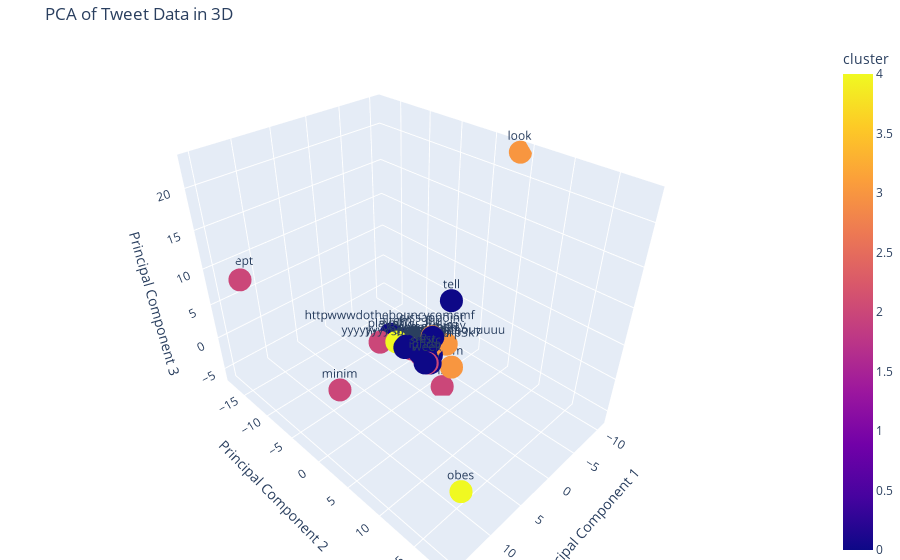

Notebook source saved alongside this figure:
### Code cell
import pandas as pd
import numpy as np
from sklearn.decomposition import PCA
from sklearn.feature_extraction.text import TfidfVectorizer
from sklearn.preprocessing import StandardScaler
from sklearn.metrics.pairwise import cosine_distances
from sklearn_extra.cluster import KMedoids
from sklearn.neighbors import LocalOutlierFactor
import nltk
from nltk.corpus import stopwords
from nltk.stem import PorterStemmer
import string
import plotly.express as px

# Descargar stopwords
nltk.download('stopwords')

# Inicializar el stemmer
stemmer = PorterStemmer()

# Función de preprocesamiento del texto
def preprocess_text(text):
    stop_words = set(stopwords.words('english'))  # Conjunto de stop words en inglés
    text = text.lower()  # Convertir el texto a minúsculas
    text = ''.join([char for char in text if char not in string.punctuation])  # Eliminar la puntuación
    words = text.split()
    words = [word for word in words if word not in stop_words]  # Eliminar stop words
    words = [stemmer.stem(word) for word in words]  # Aplicar stemming
    text = ' '.join(words)
    return text

# Leer el archivo CSV con codificación ISO-8859-1
def read_csv(file_path, num_rows=None):
    df = pd.read_csv(file_path, nrows=num_rows, encoding='ISO-8859-1')
    return df

# Convertir los textos a vectores TF-IDF y obtener la palabra más representativa
def get_top_word(text, vectorizer):
    tfidf_matrix = vectorizer.transform([text])  # Transformar el texto en una matriz TF-IDF
    feature_array = np.array(vectorizer.get_feature_names_out())  # Obtener los nombres de las características (palabras)
    tfidf_sorting = np.argsort(tfidf_matrix.toarray()).flatten()[::-1]  # Ordenar los puntajes TF-IDF en orden descendente
    top_word = feature_array[tfidf_sorting][0]  # Obtener la palabra con el puntaje más alto
    return top_word

# Función para eliminar outliers usando Local Outlier Factor (LOF)
def remove_outliers(X, n_neighbors=20):
    lof = LocalOutlierFactor(n_neighbors=n_neighbors)
    y_pred = lof.fit_predict(X)
    return y_pred == 1

# Función principal para realizar el análisis PCA
def pca_analysis(file_path, num_rows=None, remove_outliers_option=False):
    # Leer el archivo CSV
    df = read_csv(file_path, num_rows)
    
    # Preprocesar los textos
    df['cleaned_text'] = df['text'].apply(preprocess_text)
    
    # Convertir los textos a vectores TF-IDF
    vectorizer = TfidfVectorizer()
    X = vectorizer.fit_transform(df['cleaned_text']).toarray()
    
    # Obtener la palabra más representativa
    df['top_word'] = df['cleaned_text'].apply(lambda x: get_top_word(x, vectorizer))
    
    # Estandarizar los datos
    scaler = StandardScaler()
    X_scaled = scaler.fit_transform(X)
    
    # Opcional: Eliminar outliers
    if remove_outliers_option:
        inliers = remove_outliers(X_scaled)
        X_scaled = X_scaled[inliers]
        df = df[inliers]
    
    # Aplicar PCA con tres componentes
    pca = PCA(n_components=3)
    principal_components = pca.fit_transform(X_scaled)
    
    df_pca = pd.DataFrame(data=principal_components, columns=['PC1', 'PC2', 'PC3'])
    df_pca['top_word'] = df['top_word'].values
    
    # Recalcular la matriz de distancias después de eliminar outliers
    distance_matrix = cosine_distances(X_scaled)
    
    # Clustering con K-Medoids y distancia de similitud coseno
    kmedoids = KMedoids(n_clusters=5, metric='precomputed', random_state=42)
    clusters = kmedoids.fit_predict(distance_matrix)
    df_pca['cluster'] = clusters
    
    # Visualización interactiva en 3D con plotly
    fig = px.scatter_3d(df_pca, x='PC1', y='PC2', z='PC3', color='cluster', text='top_word',
                        title='PCA of Tweet Data in 3D', labels={'PC1': 'Principal Component 1', 'PC2': 'Principal Component 2', 'PC3': 'Principal Component 3'})
    
    fig.update_traces(marker=dict(size=5), selector=dict(mode='markers'))
    fig.update_layout(scene=dict(
                        xaxis_title='Principal Component 1',
                        yaxis_title='Principal Component 2',
                        zaxis_title='Principal Component 3'),
                      margin=dict(l=0, r=0, b=0, t=40))
    
    # Guardar el gráfico interactivo en un archivo HTML
    fig.write_html("pca_tweet_data.html")
    
    fig.show()

# Ejemplo de uso
file_path = 'C:/Users/nicol/OneDrive/MIA/Cursos/Aprendizaje Sup/Proyecto de Aplicacion/REPO GITHUB/proyecto-final-machine-learning/dataset/train.csv'  # Reemplazar con la ruta a tu archivo CSV
num_rows = 100  # Número de filas a considerar para el análisis, None para usar todas las filas
remove_outliers_option = True  # Cambiar a False para no eliminar outliers

pca_analysis(file_path, num_rows, remove_outliers_option)

### Figure 1 — Plotly figure (JSON) as saved in the notebook; plotly's stock layout.template omitted (floating-point values rounded to 4 significant figures)
{"data": [{"hovertemplate": "Principal Component 1=%{x}<br>Principal Component 2=%{y}<br>Principal Component 3=%{z}<br>top_word=%{text}<br>cluster=%{marker.color}<extra></extra>", "legendgroup": "", "marker": {"color": [0, 0, 0, 2, 0, 0, 0, 0, 0, 0, 2, 4, 0, 2, 0, 0, 0, 3, 2, 1, 0, 0, 2, 0, 0, 0, 2, 0, 4, 0, 2, 3, 3, 0, 0, 0, 2, 0, 0, 0, 3, 0, 0, 0, 0, 0, 2, 0, 0, 0, 0, 1, 2, 4, 0, 0, 4, 0, 2, 0, 0, 0, 0, 0, 2, 0, 0, 3, 2, 0, 0, 0, 4, 0, 3, 0, 0], "coloraxis": "coloraxis", "symbol": "circle"}, "mode": "markers+text", "name": "", "scene": "scene", "showlegend": false, "text": ["respond", "diego", "bulli", "leav", "releas", "httpwwwdothebouncycomsmf", "2am", "soooo", "â½", "cooler", "minim", "realli", "low", "voic", "test", "uh", "altern", "look", "everi", "he", "soon", "clean", "app", "sorri", "twit", "power", "quiteheavenli", "unni", "obes", "cute", "slept", "todaysniffl", "itsm", "magazin", "mayday", "friendster", "week", "hate", "bore", "us", "dissappoint", "zero", "morn", "httpplurkcomprp3k7", "ace", "speak", "sleepyi", "haha", "easili", "iphon", "photoshoot", "he", "play", "chilliin", "know", "smell", "sound", "one", "ill", "baddd", "sourc", "sooo", "tell", "yyyyyyyyyoooooooooouuuuu", "oz", "asleep", "flu", "holiday", "bbi", "fran", "mounc", "join", "pill", "ice", "mother", "unfortun", "saw"], "type": "scatter3d", "x": [-0.4718, -0.425, -0.3705, -0.4494, -0.972, 0.9345, -0.8742, -0.3705, -0.2763, -1.096, 15.41, -0.4558, -0.6974, -0.5582, 0.3528, -0.2703, 1.247, -10.77, 0.6744, -0.319, 1.602, -0.9593, -0.6758, 0.2621, -0.7793, -0.2823, -0.4397, 1.252, 13.87, -0.5118, 12.56, -0.9939, -3.429, 0.08712, -0.3165, -0.4466, 0.751, -1.37, -0.9255, -0.4466, -1.473, -0.4588, -0.9262, -0.503, -0.7583, -0.3287, -0.3344, -0.436, -0.362, 1.208, -0.3165, -0.2629, 2.847, -0.3165, -0.4229, -0.4931, -1.184, -1.12, -1.79, -0.9023, 0.2573, -0.2656, -3.897, -0.3705, -0.5024, -0.4423, -1.455, -3.43, 0.6304, -0.1975, -1.115, -0.8083, 1.616, 0.6072, -1.437, -0.5622, 0.646], "y": [-0.1017, -0.1513, 0.01055, -0.02872, 0.02961, -4.292, 0.003005, 0.01055, 0.00779, 0.04602, 3.866, 0.2635, 0.02059, -0.3928, 1.099, -0.09811, -3.096, 3.868, -0.8681, -0.01715, -1.144, 0.1574, 0.02945, -0.2787, 0.06836, -0.6912, -0.1643, -1.266, 18.35, 0.0148, -17.83, 0.2858, 2.057, 0.03198, 0.008964, 0.01283, 1.771, 0.4714, 0.07651, 0.01283, 0.4316, 0.0132, 0.005607, 0.04431, 0.02255, -0.1897, -0.4258, 0.03751, 0.0103, 1.849, 0.008964, -0.3726, -4.171, 0.008964, 0.01212, 0.01424, 0.03697, 0.5326, 2.071, 0.08037, 1.086, -0.1729, 1.132, 0.01055, -0.4297, -0.1534, 0.5115, 1.021, -1.966, 0.1538, 0.3615, 0.2405, -2.507, 0.3974, 0.4376, 0.01635, -2.309], "z": [-0.5629, -0.5414, -0.3366, -0.4954, -1.046, 0.2487, -0.9586, -0.3366, -0.2451, -1.238, 6.007, -0.6084, -0.6922, -1.535, -0.2494, -0.3492, 0.6432, 22.8, -0.2766, -0.3053, 0.3438, -1.343, -1.314, -0.2793, -0.5654, -0.6787, -0.7221, 0.3202, 2.369, -0.482, 7.379, -0.1289, -3.903, -0.4225, -0.2836, -0.414, -0.8464, -1.617, -0.7853, -0.414, 1.155, -0.4272, -0.9964, -0.8291, -0.7658, -0.3717, -1.084, -0.2917, -0.3282, -0.502, -0.2836, -0.5036, 0.1447, -0.2836, -0.3896, -0.4627, -1.362, -2.749, -6.114, -1.058, -0.5295, -0.3201, 5.609, -0.3366, -1.648, -0.6882, 1.117, -0.7933, -0.07055, -0.5424, 0.3659, -0.6606, 0.4229, -0.1229, -0.1238, -0.5374, 0.2231]}], "layout": {"coloraxis": {"colorbar": {"title": {"text": "cluster"}}, "colorscale": [[0, "#0d0887"], [0.1111, "#46039f"], [0.2222, "#7201a8"], [0.3333, "#9c179e"], [0.4444, "#bd3786"], [0.5556, "#d8576b"], [0.6667, "#ed7953"], [0.7778, "#fb9f3a"], [0.8889, "#fdca26"], [1, "#f0f921"]]}, "legend": {"tracegroupgap": 0}, "margin": {"b": 0, "l": 0, "r": 0, "t": 40}, "scene": {"domain": {"x": [0, 1], "y": [0, 1]}, "xaxis": {"title": {"text": "Principal Component 1"}}, "yaxis": {"title": {"text": "Principal Component 2"}}, "zaxis": {"title": {"text": "Principal Component 3"}}}, "title": {"text": "PCA of Tweet Data in 3D"}}}
